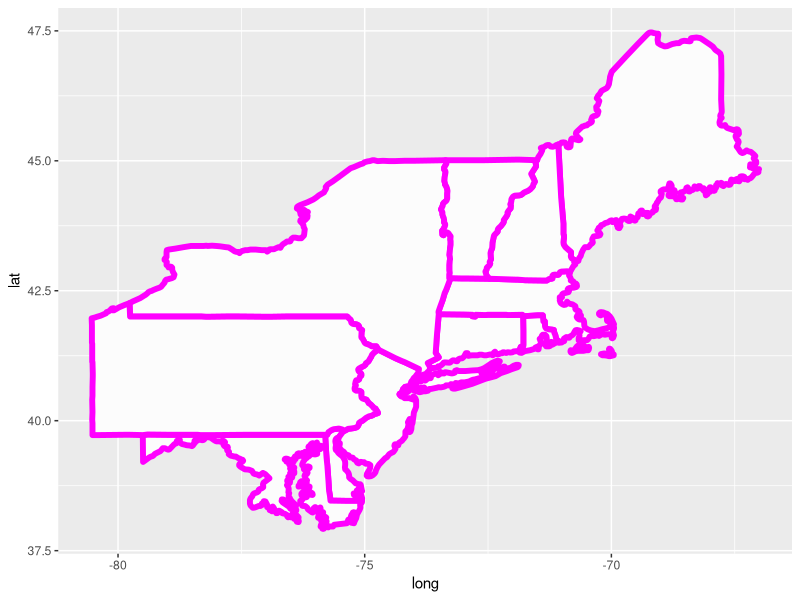

This figure's R source:
library(ggplot2)
library(maps)

all_states <- map_data("state")
ne <- subset(all_states, region %in% 
        c("pennsylvania", "new york", "vermont", "new hampshire", 
          "maine", "massachusetts","rhode island", "connecticut",
        "new jersey", "delaware", "maryland"))

png("northeast.png", width = 480, height= 480, units = "px")

p <- ggplot() + geom_polygon(data=ne, 
              aes(x=long, y=lat, group=group), 
              colour = "magenta", fill = "grey99", size=2)
print(p)

dev.off()
